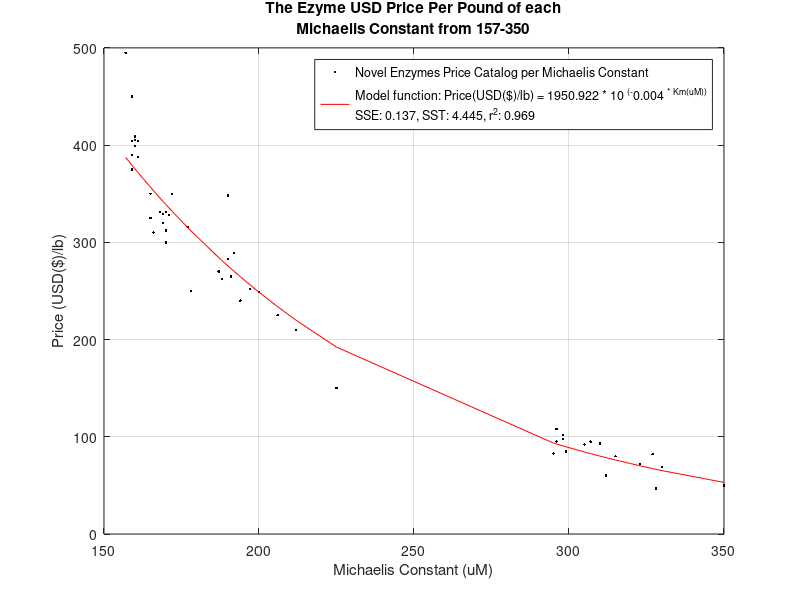

This figure's MATLAB source:
function [SSE_final, SST] = M3_Regression_001_30
%%%%%%%%%%%%%%%%%%%%%%%%%%%%%%%%%%%%%%%%%%%%%%%%%%%%%%%%%%%%%%%%%%%%%
% ENGR 132 
% Program Description 
% The program finds a model for estimating price of enzyme according to
% their Km value and output the estimate price.
%
% Function Call
% function [SSE_final, SST] = M3_Regression_001_30
%
% Input Arguments
% No input argument
%
% Output Arguments
% SSE_final: the SSE value of the linearized data (unitless)
% SST: the SST value of the linearized data (unitless)
%
% Assignment Information
%   Assignment:     M3
%   Team Mmeber:    Luming Lin, lin971@purdue.edu
%                   Surya Manikhandan, smanikha@purdue.edu
%                   Julius Mesa, jmesa@purdue.edu
%                   Alex Norkus, anorkus@purdue.edu
%   Team ID:        001-30
%   Academic Integrity:
%     [] We worked with one or more peers but our collaboration
%        maintained academic integrity.
%     Peers we worked with: Name, login@purdue [repeat for each]
%%%%%%%%%%%%%%%%%%%%%%%%%%%%%%%%%%%%%%%%%%%%%%%%%%%%%%%%%%%%%%%%%%%%%

%% ____________________
%% INITIALIZATION
clc;clearvars;
data = csvread('Data_NovelEnzymes_priceCatalog.csv',2,0); %import the data from the csv file
price_measured = data(:,2); % separate the price from the data (USD($)/lbs)
Km_measured = data(:,1); %separates the Km value from the data (uM)

%% ____________________
%% Linearizing the data


%% Linearize the data using linear function
coe1 = polyfit(Km_measured,price_measured,1); %find the coefficient of trendline of the model
M1 = coe1(1);
B1 = coe1(2);
m1 = M1; %calculate the original model coefficient
b1 = B1;
linearized_predict1 = M1 .* Km_measured + B1; %calculate the predict value of price using the linearized model
predict1 = polyval(coe1,Km_measured); % calculate the predict value of price using the original model
SSE1 = sum((price_measured - linearized_predict1).^2); %calculate the SSE value of the model

%% Linearize the data using power function
coe2 = polyfit(log10(Km_measured),log10(price_measured),1); %find the coefficient of trendline of the model
M2 = coe2(1);
B2 = coe2(2);
m2 = M2; %calculate the original model coefficient
b2 = 10 ^ B2;
linearized_predict2 = M2 .* log10(Km_measured) + B2; %calculate the predict value of price using the linearized model
predict2 = b2 .* Km_measured .^ m2; % calculate the predict value of price using the original model
SSE2 = sum((log10(price_measured) - linearized_predict2).^2); %calculate the SSE value of the model

%% Linearize the data using exponential function
coe3 = polyfit(Km_measured,log10(price_measured),1); %find the coefficient of trendline of the model
M3 = coe3(1);
B3 = coe3(2);
m3 = M3; %calculate the original model coefficient
b3 = 10 ^ B3;
linearized_predict3 = M3 .* Km_measured + B3; %calculate the predict value of price using the linearized model
predict3 = b3 .* 10 .^ (Km_measured .* m3); % calculate the predict value of price using the original model
SSE3 = sum((log10(price_measured) - linearized_predict3).^2); %calculate the SSE value of the model

%% Linearize the data using logarithmic function
coe4 = polyfit(log10(Km_measured),price_measured,1); %find the coefficient of trendline of the model
M4 = coe4(1);
B4 = coe4(2);
m4 = M4; %calculate the original model coefficient
b4 = B4;
linearized_predict4 = M4 .* log10(Km_measured) + B4; %calculate the predict value of price using the linearized model
predict4 = m4 .* Km_measured + b4; % calculate the predict value of price using the original model
SSE4 = sum((price_measured - linearized_predict4).^2); %calculate the SSE value of the model

%% ____________________
%% FORMATTED TEXT/FIGURE DISPLAYS
SSE_value = [SSE1,SSE2,SSE3,SSE4]; %combine the SSE value of all four models
SSE_final = min(SSE_value); %find the minimum SSE value which indicates the best model
choose = find(SSE_value == SSE_final); %find which model is the best

figure(1)
if choose == 1 % if the linear function best fits the data 
    SST = sum((price_measured - mean(price_measured)).^2); %calculate the SST value of the linearized data
    r2_1 = 1-(SSE1/SST); %calculate the r^2 value of the linearized data
    r2 = r2_1;
    plot(Km_measured, price_measured,'k.');%plot the original data
    hold on;
    plot(Km_measured, predict1,'r-'); %plot the model
    title({'The Ezyme USD Price Per Pound of each';'Michaelis Constant from 157-350'})
    xlabel('Michaelis Constant (uM)'); 
    ylabel('Price (USD($)/lb)')
    function_output = sprintf("Model function:Price(USD($)/lb) = %.3f * Km(uM) + %.3f\nSSE: %.3f, SST: %.3f, r^2: %.3f",b1,m1,SSE_final,SST,r2); %display the funciton of the model also the SST,SSE and r^2 value
    legend('Novel Enzymes Price Catalog per Michaelis Constant', function_output, 'location', 'best')
    grid on;

elseif choose == 2 % if the power function best fits the data 
    SST = sum((log10(price_measured) - mean(log10(price_measured))).^2); %calculate the SST value of the linearized data
    r2_2 = 1-(SSE2/SST); %calculate the r^2 value of the linearized data
    r2 = r2_2;
    plot(Km_measured, price_measured,'k.') %plot the original data
    hold on;
    plot(Km_measured, predict2,'r-'); %plot the model
    title({'The Ezyme USD Price Per Pound of each';'Michaelis Constant from 157-350'})
    xlabel('Michaelis Constant (uM)'); 
    ylabel('Price (USD($)/lb)')
    function_output = sprintf("Model function:Price(USD($)/lb) = %.3f * Km(uM) ^ (%.3f)\nSSE: %.3f, SST: %.3f, r^2: %.3f",b2,m3,SSE_final,SST,r2); %display the funciton of the model also the SST,SSE and r^2 value
    legend('Novel Enzymes Price Catalog per Michaelis Constant', function_output, 'location', 'best')
    grid on
    

elseif choose == 3 % if the exponential function best fits the data 
    SST = sum((log10(price_measured) - mean(log10(price_measured))).^2); %calculate the SST value of the linearized data
    r2_3 = 1-(SSE3/SST); %calculate the r^2 value of the linearized data
    r2 = r2_3;
    plot(Km_measured, price_measured,'k.') %plot the original data
    hold on;
    plot(Km_measured, predict3,'r-'); %plot the model
    title({'The Ezyme USD Price Per Pound of each';'Michaelis Constant from 157-350'})
    xlabel('Michaelis Constant (uM)'); 
    ylabel('Price (USD($)/lb)')
    function_output = sprintf("Model function: Price(USD($)/lb) = %.3f * 10 ^(^%.3f ^* ^K^m^(^u^M^)^) \nSSE: %.3f, SST: %.3f, r^2: %.3f",b3,m3,SSE_final,SST,r2); %display the funciton of the model also the SST,SSE and r^2 value
    legend('Novel Enzymes Price Catalog per Michaelis Constant', function_output, 'location', 'best')
    grid on


elseif choose == 4 % if the power logarithmic best fits the data 
    SST = sum((price_measured - mean(price_measured)).^2); %calculate the SST value of the linearized data
    r2_4 = 1-(SSE4/SST); %calculate the r^2 value of the linearized data
    r2 = r2_4;
    plot(Km_measured, price_measured,'k.') %plot the original data
    hold on;
    plot(Km_measured, predict4,'r-'); %plot the model
    title({'The Ezyme USD Price Per Pound of each';'Michaelis Constant from 157-350'})
    xlabel('Michaelis Constant (uM)'); 
    ylabel('Price (USD($)/lb)')
    function_output = sprintf("Model function:Price(USD($)/lb)= %.3f * log10(Km(uM)) + %.3f\nSSE: %.3f, SST: %.3f, r^2: %.3f",b4,m4,SSE_final,SST,r2); %display the funciton of the model also the SST,SSE and r^2 value
    legend('Novel Enzymes Price Catalog per Michaelis Constant', function_output,'location', 'best')
    grid on


end


%% ____________________
%% COMMAND WINDOW OUTPUT
fprintf("The chosen model is Exponential funciton:Price(USD($)/lb) = %.3f * 10 ^ (%.3f * Km(uM))\nSSE: %.3f, SST: %.3f, r^2: %.3f",b3,m3,SSE_final,SST,r2); 
%% ____________________
%% ACADEMIC INTEGRITY STATEMENT
% We have not used source code obtained from any other unauthorized
% source, either modified or unmodified. Neither have we provided
% access to my code to another. The function we are submitting
% is our own original work.



